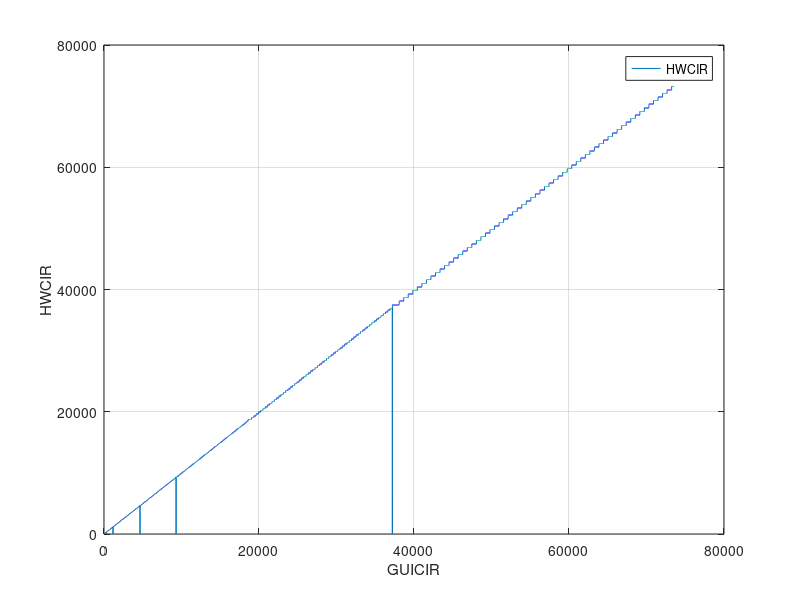

This chart was generated by the following MATLAB code:
#! /usr/bin/octave -qf
fig = figure;
data = dlmread("finput.txt"," ");
size(data);
set(fig, "visible", "off");
GUICIR = data(:,1);
HWCIR = data(:,2);
DIFF = data(:,3);

plot(GUICIR,HWCIR,";HWCIR;"), grid
xlabel("GUICIR");
ylabel("HWCIR");
print("HWCIR.jpg", "-djpg");
		
